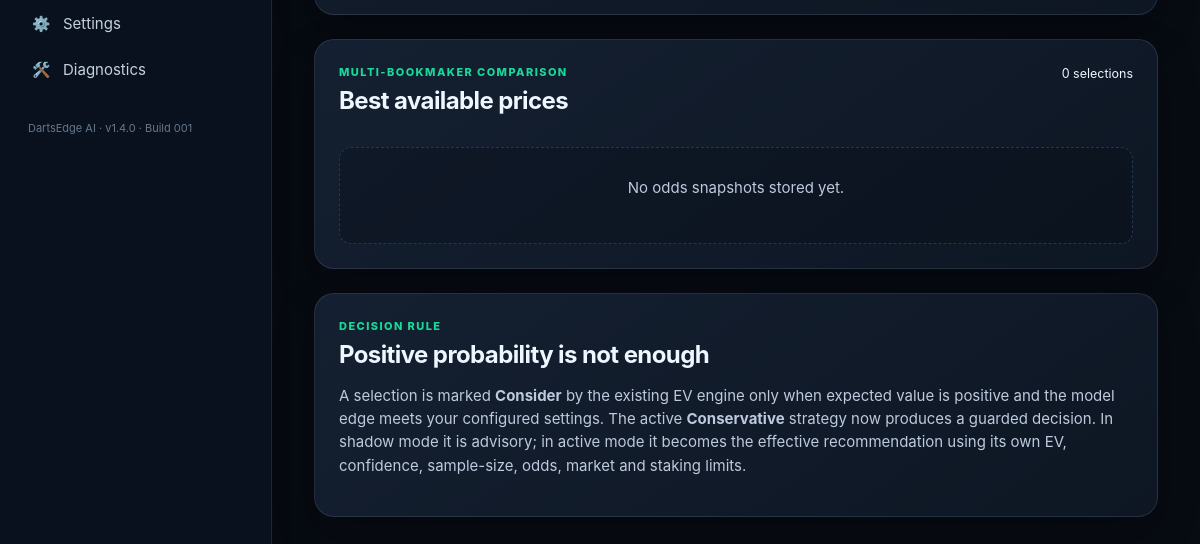
Page /expected-value (lower part) on the earlier database version.
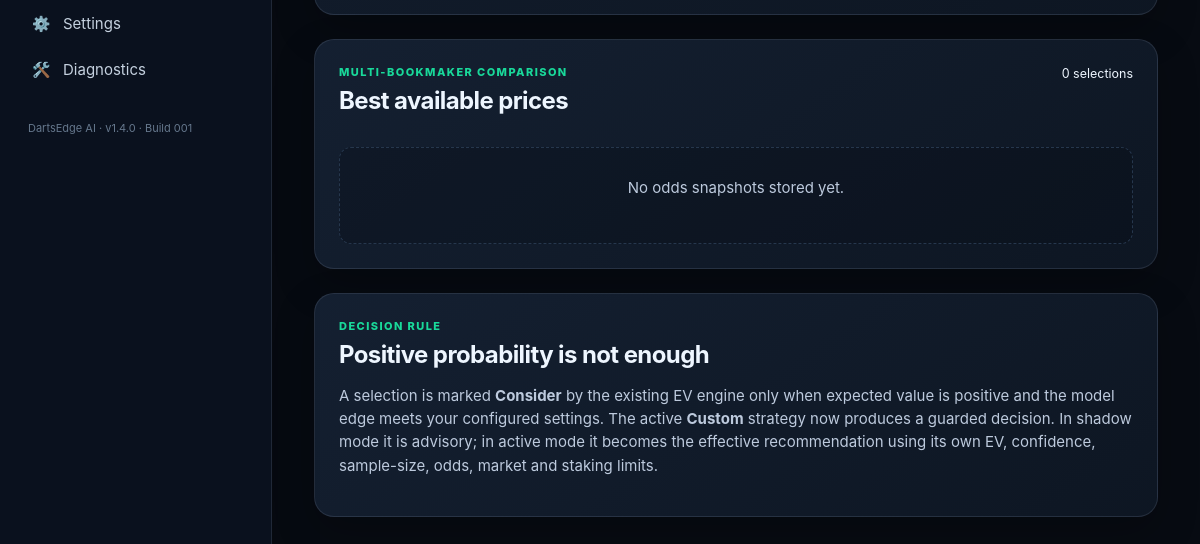
Same page on the later database version.
### app/models/strategy_profile.py (models this page shows)
class StrategyProfile(Base):
    __tablename__ = "strategy_profiles"
    __table_args__ = (UniqueConstraint("strategy_uuid", "version", name="uq_strategy_uuid_version"),)
    id = Column(Integer, primary_key=True, index=True)
    strategy_uuid = Column(String(36), nullable=False, default=lambda: str(uuid.uuid4()), index=True)
    name = Column(String(100), nullable=False)
    description = Column(String(500), nullable=False, default="")
    version = Column(Integer, nullable=False, default=1)
    rules_json = Column(Text, nullable=False, default="{}")
    is_active = Column(Boolean, nullable=False, default=False)
    is_enabled = Column(Boolean, nullable=False, default=True)
    is_system = Column(Boolean, nullable=False, default=False)
    created_at = Column(DateTime, nullable=False, default=datetime.utcnow)
    updated_at = Column(DateTime, nullable=False, default=datetime.utcnow, onupdate=datetime.utcnow)

### app/routes/expected_value.py (the view)
@router.get("/expected-value")
def expected_value_page(request: Request):
    db = SessionLocal()
    try:
        return templates.TemplateResponse("expected_value.html", _page_context(db, request))
    finally:
        db.close()

### app/templates/expected_value.html (shortened to what this page needs)
{% extends "base.html" %}
{% block content %}
<section class="mission-grid mission-grid-two">
<article class="card mission-panel">
</article>
</section>
<article class="card mission-panel">
  <div class="section-heading-row"><div><div class="section-kicker">Multi-bookmaker comparison</div><h2>Best available prices</h2></div><small>{{ best_prices|length }} selections</small></div>
  {% if best_prices %}<div class="opportunity-table-wrap"><table class="opportunity-table"><thead><tr><th>Date</th><th>Fixture</th><th>Market</th><th>Selection</th><th>Best odds</th><th>Bookmaker</th><th>Captured</th></tr></thead><tbody>
  {% for row in best_prices %}<tr><td>{{ row.fixture_date.strftime('%d %b %Y') }}</td><td><strong>{{ row.player_a }} v {{ row.player_b }}</strong><small class="opportunity-subline">{{ row.tournament }}</small></td><td>{{ row.market|replace('_',' ')|title }}</td><td>{{ row.selection }}</td><td><strong>{{ '%.2f'|format(row.decimal_odds) }}</strong></td><td>{{ row.bookmaker }}</td><td>{{ row.captured_at.strftime('%d %b %H:%M') }}</td></tr>{% endfor %}
  </tbody></table></div>{% else %}<div class="empty-state"><p>No odds snapshots stored yet.</p></div>{% endif %}
</article>
<article class="card opportunity-methodology"><div class="section-kicker">Decision rule</div><h2>Positive probability is not enough</h2><p>A selection is marked <strong>Consider</strong> by the existing EV engine only when expected value is positive and the model edge meets your configured settings. The active <strong>{{ active_strategy.name }}</strong> strategy now produces a guarded decision. In shadow mode it is advisory; in active mode it becomes the effective recommendation using its own EV, confidence, sample-size, odds, market and staking limits.</p></article>
{% endblock %}

Differences in the rows shown:
no longer on this page (row edited): StrategyProfile: name "Conservative"
added StrategyProfile: name "Custom"
